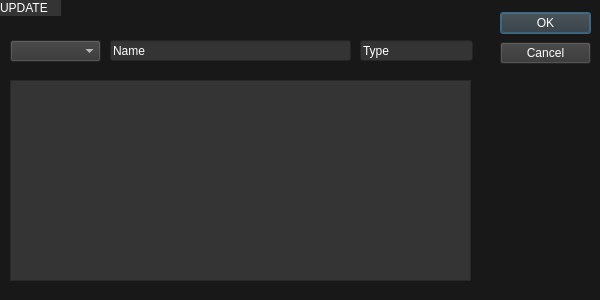
<?xml version="1.0" encoding="UTF-8"?>
<ui version="4.0">
 <class>Update</class>
 <widget class="QDialog" name="Update">
  <property name="geometry">
   <rect>
    <x>0</x>
    <y>0</y>
    <width>600</width>
    <height>300</height>
   </rect>
  </property>
  <property name="windowTitle">
   <string>Add</string>
  </property>
  <property name="styleSheet">
   <string notr="true">background-color: rgb(24, 24, 24);</string>
  </property>
  <widget class="QWidget" name="verticalLayoutWidget">
   <property name="geometry">
    <rect>
     <x>500</x>
     <y>10</y>
     <width>91</width>
     <height>58</height>
    </rect>
   </property>
   <layout class="QVBoxLayout" name="layout_Buttons">
    <item>
     <widget class="QPushButton" name="button_Ok">
      <property name="styleSheet">
       <string notr="true">font: 63 10pt &quot;Segoe UI Semibold&quot;;
background-color: rgb(52, 52, 52);
color: rgb(255, 255, 255);</string>
      </property>
      <property name="text">
       <string>OK</string>
      </property>
     </widget>
    </item>
    <item>
     <widget class="QPushButton" name="button_Cancel">
      <property name="styleSheet">
       <string notr="true">font: 63 10pt &quot;Segoe UI Semibold&quot;;
background-color: rgb(52, 52, 52);
color: rgb(255, 255, 255);</string>
      </property>
      <property name="text">
       <string>Cancel</string>
      </property>
     </widget>
    </item>
   </layout>
  </widget>
  <widget class="QLabel" name="label_Title">
   <property name="geometry">
    <rect>
     <x>0</x>
     <y>0</y>
     <width>61</width>
     <height>16</height>
    </rect>
   </property>
   <property name="styleSheet">
    <string notr="true">font: 63 11pt &quot;Segoe UI Semibold&quot;;
background-color: rgb(52, 52, 52);
color: rgb(255, 255, 255);</string>
   </property>
   <property name="text">
    <string>UPDATE</string>
   </property>
  </widget>
  <widget class="QLineEdit" name="lineEdit_Name">
   <property name="geometry">
    <rect>
     <x>110</x>
     <y>40</y>
     <width>241</width>
     <height>21</height>
    </rect>
   </property>
   <property name="styleSheet">
    <string notr="true">font: 63 11pt &quot;Segoe UI Semibold&quot;;
background-color: rgb(52, 52, 52);
color: rgb(255, 255, 255);</string>
   </property>
   <property name="text">
    <string>Name</string>
   </property>
   <property name="readOnly">
    <bool>false</bool>
   </property>
  </widget>
  <widget class="QLineEdit" name="lineEdit_Type">
   <property name="geometry">
    <rect>
     <x>360</x>
     <y>40</y>
     <width>113</width>
     <height>21</height>
    </rect>
   </property>
   <property name="styleSheet">
    <string notr="true">font: 63 11pt &quot;Segoe UI Semibold&quot;;
background-color: rgb(52, 52, 52);
color: rgb(255, 255, 255);</string>
   </property>
   <property name="text">
    <string>Type</string>
   </property>
   <property name="readOnly">
    <bool>false</bool>
   </property>
  </widget>
  <widget class="QTextEdit" name="textEdit_Description">
   <property name="geometry">
    <rect>
     <x>10</x>
     <y>80</y>
     <width>461</width>
     <height>201</height>
    </rect>
   </property>
   <property name="styleSheet">
    <string notr="true">font: 63 11pt &quot;Segoe UI Semibold&quot;;
background-color: rgb(52, 52, 52);
color: rgb(255, 255, 255);</string>
   </property>
   <property name="readOnly">
    <bool>false</bool>
   </property>
  </widget>
  <widget class="QComboBox" name="comboBox_UID">
   <property name="geometry">
    <rect>
     <x>10</x>
     <y>40</y>
     <width>91</width>
     <height>22</height>
    </rect>
   </property>
   <property name="styleSheet">
    <string notr="true">font: 63 11pt &quot;Segoe UI Semibold&quot;;
background-color: rgb(52, 52, 52);
color: rgb(255, 255, 255);</string>
   </property>
  </widget>
 </widget>
 <resources/>
 <connections/>
</ui>
